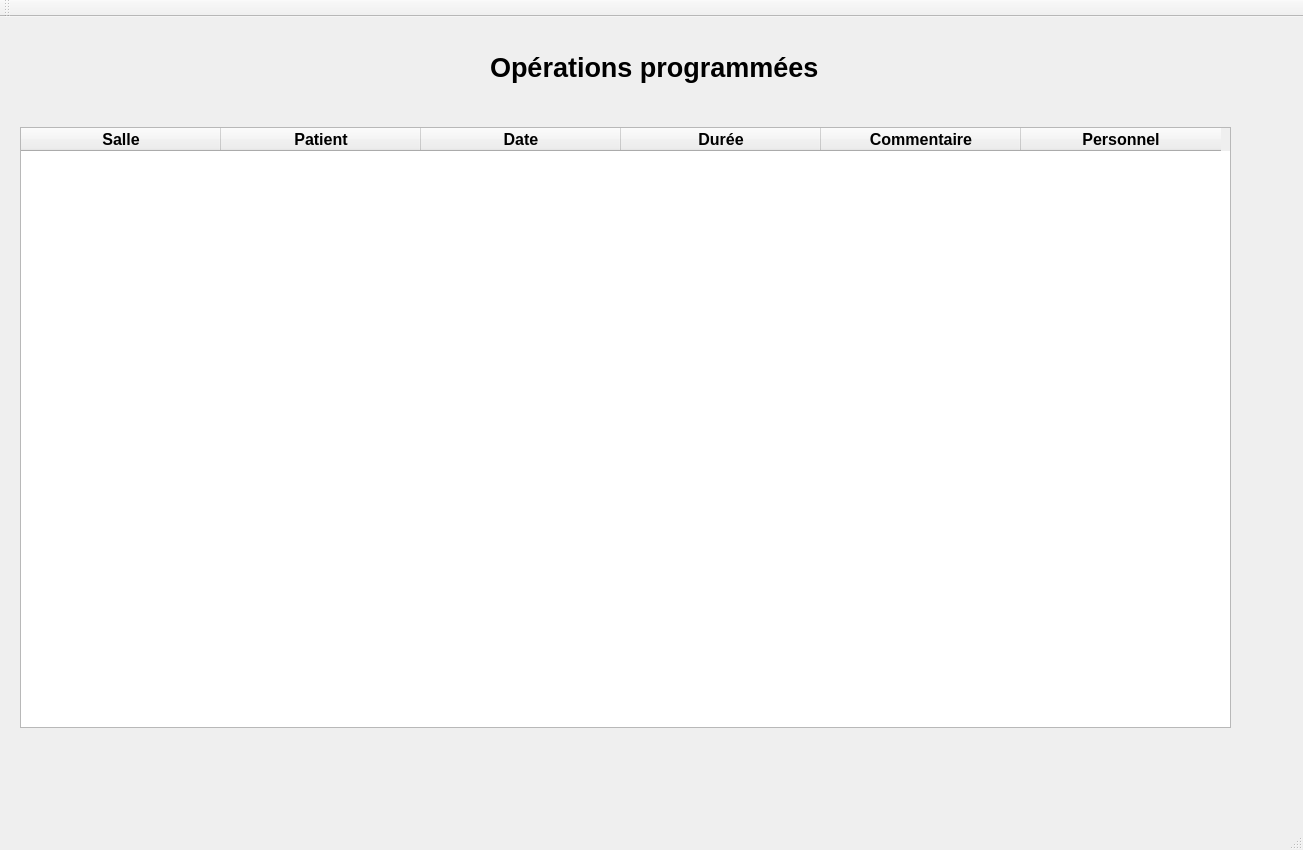
<?xml version="1.0" encoding="UTF-8"?>
<ui version="4.0">
 <class>ListeOpUIClass</class>
 <widget class="QMainWindow" name="ListeOpUIClass">
  <property name="geometry">
   <rect>
    <x>0</x>
    <y>0</y>
    <width>1303</width>
    <height>850</height>
   </rect>
  </property>
  <property name="windowTitle">
   <string>ListeOpUI</string>
  </property>
  <widget class="QWidget" name="centralWidget">
   <widget class="QTableWidget" name="tableWidget">
    <property name="geometry">
     <rect>
      <x>20</x>
      <y>110</y>
      <width>1211</width>
      <height>601</height>
     </rect>
    </property>
    <property name="sizeAdjustPolicy">
     <enum>QAbstractScrollArea::AdjustIgnored</enum>
    </property>
    <property name="sortingEnabled">
     <bool>true</bool>
    </property>
    <attribute name="horizontalHeaderDefaultSectionSize">
     <number>200</number>
    </attribute>
    <column>
     <property name="text">
      <string>Salle</string>
     </property>
     <property name="font">
      <font>
       <pointsize>12</pointsize>
       <bold>true</bold>
      </font>
     </property>
    </column>
    <column>
     <property name="text">
      <string>Patient</string>
     </property>
     <property name="font">
      <font>
       <pointsize>12</pointsize>
       <bold>true</bold>
      </font>
     </property>
    </column>
    <column>
     <property name="text">
      <string>Date</string>
     </property>
     <property name="font">
      <font>
       <pointsize>12</pointsize>
       <bold>true</bold>
      </font>
     </property>
    </column>
    <column>
     <property name="text">
      <string>Durée</string>
     </property>
     <property name="font">
      <font>
       <pointsize>12</pointsize>
       <bold>true</bold>
      </font>
     </property>
    </column>
    <column>
     <property name="text">
      <string>Commentaire</string>
     </property>
     <property name="font">
      <font>
       <pointsize>12</pointsize>
       <bold>true</bold>
      </font>
     </property>
    </column>
    <column>
     <property name="text">
      <string>Personnel</string>
     </property>
     <property name="font">
      <font>
       <pointsize>12</pointsize>
       <bold>true</bold>
      </font>
     </property>
    </column>
   </widget>
   <widget class="QLabel" name="label">
    <property name="geometry">
     <rect>
      <x>490</x>
      <y>30</y>
      <width>341</width>
      <height>41</height>
     </rect>
    </property>
    <property name="font">
     <font>
      <pointsize>20</pointsize>
      <bold>true</bold>
     </font>
    </property>
    <property name="text">
     <string>Opérations programmées</string>
    </property>
   </widget>
   <widget class="QPushButton" name="pushButton">
    <property name="geometry">
     <rect>
      <x>20</x>
      <y>20</y>
      <width>71</width>
      <height>51</height>
     </rect>
    </property>
    <property name="styleSheet">
     <string notr="true">border-radius: 25px;</string>
    </property>
    <property name="text">
     <string/>
    </property>
   </widget>
   <widget class="QPushButton" name="pushButton_2">
    <property name="geometry">
     <rect>
      <x>1200</x>
      <y>60</y>
      <width>41</width>
      <height>31</height>
     </rect>
    </property>
    <property name="styleSheet">
     <string notr="true">border-radius: 25px;</string>
    </property>
    <property name="text">
     <string/>
    </property>
   </widget>
  </widget>
  <widget class="QMenuBar" name="menuBar">
   <property name="geometry">
    <rect>
     <x>0</x>
     <y>0</y>
     <width>1303</width>
     <height>22</height>
    </rect>
   </property>
  </widget>
  <widget class="QToolBar" name="mainToolBar">
   <attribute name="toolBarArea">
    <enum>TopToolBarArea</enum>
   </attribute>
   <attribute name="toolBarBreak">
    <bool>false</bool>
   </attribute>
  </widget>
  <widget class="QStatusBar" name="statusBar"/>
 </widget>
 <layoutdefault spacing="6" margin="11"/>
 <resources/>
 <connections/>
</ui>
